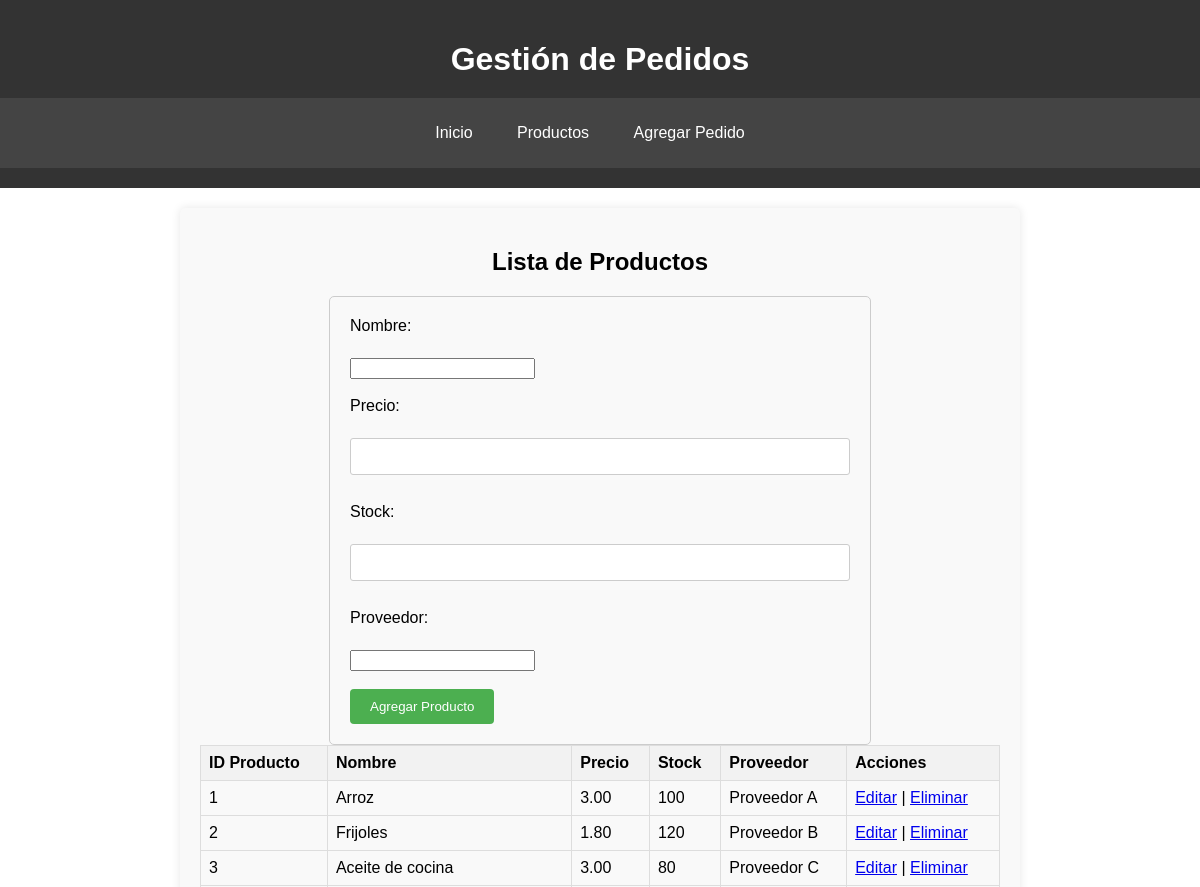
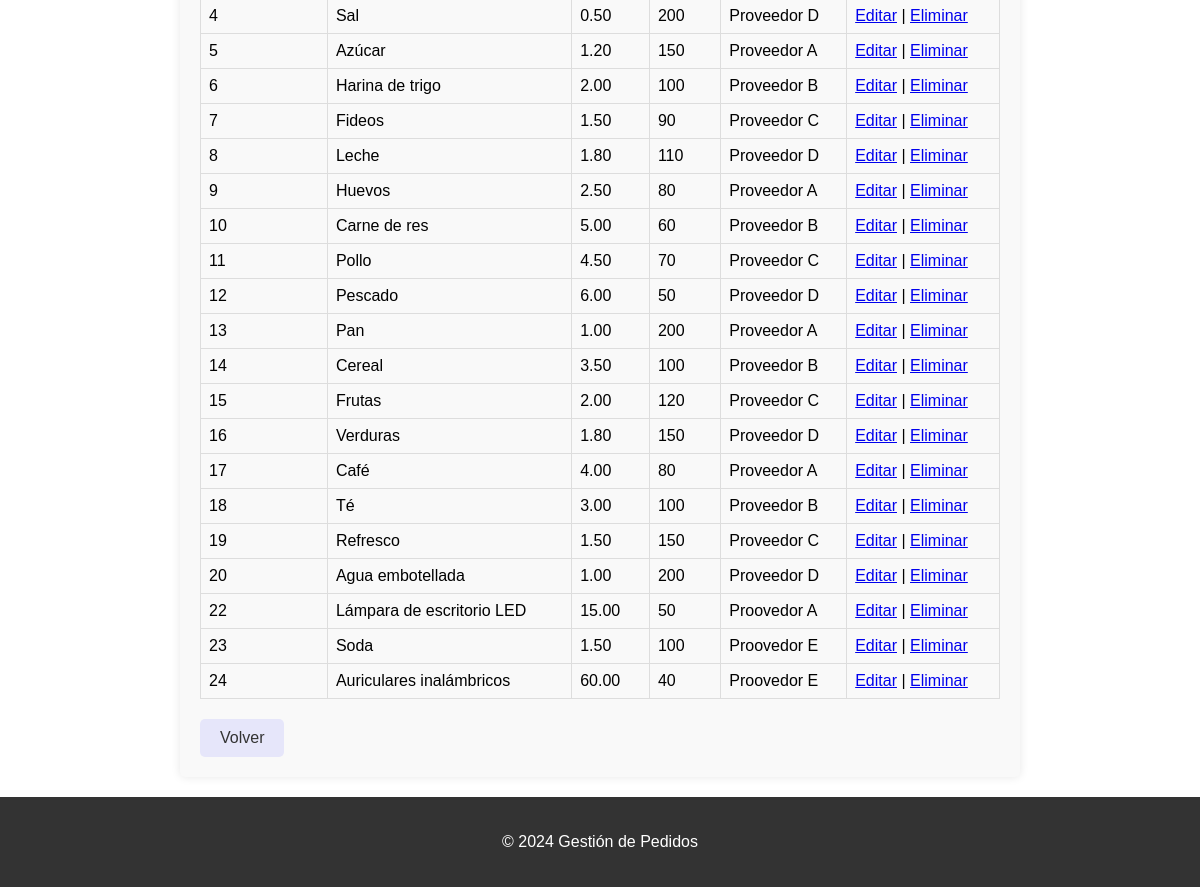
The page /productos.php on the database its author committed (2 pictures, top to bottom).
### tables this page shows
CREATE TABLE `productos` (
  `ID_producto` int(11) NOT NULL,
  `Nombre_producto` varchar(255) DEFAULT NULL,
  `Precio` decimal(10,2) DEFAULT NULL,
  `Stock` int(11) DEFAULT NULL,
  `Proveedor` varchar(255) DEFAULT NULL
);

### productos.php (the view)
<?php include_once "templates/header.php"; ?>
<h2>Lista de Productos</h2>
<form action="agregar_producto.php" method="post">
    <label for="nombre">Nombre:</label><br>
    <input type="text" id="nombre" name="nombre" required><br><br>
    <label for="precio">Precio:</label><br>
    <input type="number" id="precio" name="precio" step="0.01" required><br><br>
    <label for="stock">Stock:</label><br>
    <input type="number" id="stock" name="stock" required><br><br>
    <label for="proveedor">Proveedor:</label><br>
    <input type="text" id="proveedor" name="proveedor" required><br><br>
    <input type="submit" value="Agregar Producto">
</form>
<table style="margin-bottom: 20px;">
    <thead>
        <tr>
            <th>ID Producto</th>
            <th>Nombre</th>
            <th>Precio</th>
            <th>Stock</th>
            <th>Proveedor</th>
            <th>Acciones</th>
        </tr>
    </thead>
    <tbody>
        <?php
        include_once "includes/db.php";
        $sql = "SELECT * FROM productos";
        $result = $conn->query($sql);
        if ($result->num_rows > 0) {
            while ($row = $result->fetch_assoc()) {
                echo "<tr>";
                echo "<td>" . $row["ID_producto"] . "</td>";
                echo "<td>" . $row["Nombre_producto"] . "</td>";
                echo "<td>" . $row["Precio"] . "</td>";
                echo "<td>" . $row["Stock"] . "</td>";
                echo "<td>" . $row["Proveedor"] . "</td>";
                echo "<td>";
                echo "<a href='editar_producto.php?id=" . $row["ID_producto"] . "'>Editar</a> | ";
                echo "<a href='eliminar_producto.php?id=" . $row["ID_producto"] . "'>Eliminar</a>";
                echo "</td>";
                echo "</tr>";
            }
        } else {
            echo "<tr><td colspan='6'>No hay productos disponibles.</td></tr>";
        }
        ?>
    </tbody>
</table>
<div class="button-container">
    <a href="index.php" class="styled-button">Volver</a>
</div>
<?php include_once "templates/footer.php"; ?>

### css/styles.css (style rules this page uses)
body { font-family: Arial, sans-serif; margin: 0; padding: 0; }
.styled-button { background-color: #e6e6fa; border: none; color: #333; padding: 10px 20px; text-align: center; text-decoration: none; display: inline-block; font-size: 16px; margin-right: 10px; border-radius: 5px; }
table { width: 100%; border-collapse: collapse; margin-bottom: 20px; }
table, th, td { border: 1px solid #ddd; }
th, td { padding: 8px; }
th { background-color: #f2f2f2; font-weight: bold; text-align: left; }
form { max-width: 500px; margin: 0 auto; padding: 20px; border: 1px solid #ccc; border-radius: 5px; background-color: #f9f9f9; }
label { display: block; margin-bottom: 5px; }
input[type="date"], input[type="number"], select { width: 100%; padding: 10px; margin-bottom: 10px; border: 1px solid #ccc; border-radius: 3px; box-sizing: border-box; }
input[type="submit"] { background-color: #4CAF50; color: white; padding: 10px 20px; border: none; border-radius: 4px; cursor: pointer; }
h2 { text-align: center; }
.button-container { display: inline-block; }
.button-container a { display: inline-block; margin-right: 10px; }

### rows shown on the page
productos: ID_producto "1", Nombre_producto "Arroz", Precio "3.00", Stock "100", Proveedor "Proveedor A"
productos: ID_producto "2", Nombre_producto "Frijoles", Precio "1.80", Stock "120", Proveedor "Proveedor B"
productos: ID_producto "3", Nombre_producto "Aceite de cocina", Precio "3.00", Stock "80", Proveedor "Proveedor C"
productos: ID_producto "4", Nombre_producto "Sal", Precio "0.50", Stock "200", Proveedor "Proveedor D"
productos: ID_producto "5", Nombre_producto "Azúcar", Precio "1.20", Stock "150", Proveedor "Proveedor A"
productos: ID_producto "6", Nombre_producto "Harina de trigo", Precio "2.00", Stock "100", Proveedor "Proveedor B"
productos: ID_producto "7", Nombre_producto "Fideos", Precio "1.50", Stock "90", Proveedor "Proveedor C"
productos: ID_producto "8", Nombre_producto "Leche", Precio "1.80", Stock "110", Proveedor "Proveedor D"
productos: ID_producto "9", Nombre_producto "Huevos", Precio "2.50", Stock "80", Proveedor "Proveedor A"
productos: ID_producto "10", Nombre_producto "Carne de res", Precio "5.00", Stock "60", Proveedor "Proveedor B"
productos: ID_producto "11", Nombre_producto "Pollo", Precio "4.50", Stock "70", Proveedor "Proveedor C"
productos: ID_producto "12", Nombre_producto "Pescado", Precio "6.00", Stock "50", Proveedor "Proveedor D"
productos: ID_producto "13", Nombre_producto "Pan", Precio "1.00", Stock "200", Proveedor "Proveedor A"
productos: ID_producto "14", Nombre_producto "Cereal", Precio "3.50", Stock "100", Proveedor "Proveedor B"
productos: ID_producto "15", Nombre_producto "Frutas", Precio "2.00", Stock "120", Proveedor "Proveedor C"
productos: ID_producto "16", Nombre_producto "Verduras", Precio "1.80", Stock "150", Proveedor "Proveedor D"
productos: ID_producto "17", Nombre_producto "Café", Precio "4.00", Stock "80", Proveedor "Proveedor A"
productos: ID_producto "18", Nombre_producto "Té", Precio "3.00", Stock "100", Proveedor "Proveedor B"
productos: ID_producto "19", Nombre_producto "Refresco", Precio "1.50", Stock "150", Proveedor "Proveedor C"
productos: ID_producto "20", Nombre_producto "Agua embotellada", Precio "1.00", Stock "200", Proveedor "Proveedor D"
productos: ID_producto "22", Nombre_producto "Lámpara de escritorio LED", Precio "15.00", Stock "50", Proveedor "Proovedor A"
productos: ID_producto "23", Nombre_producto "Soda", Precio "1.50", Stock "100", Proveedor "Proovedor E"
productos: ID_producto "24", Nombre_producto "Auriculares inalámbricos", Precio "60.00", Stock "40", Proveedor "Proovedor E"
